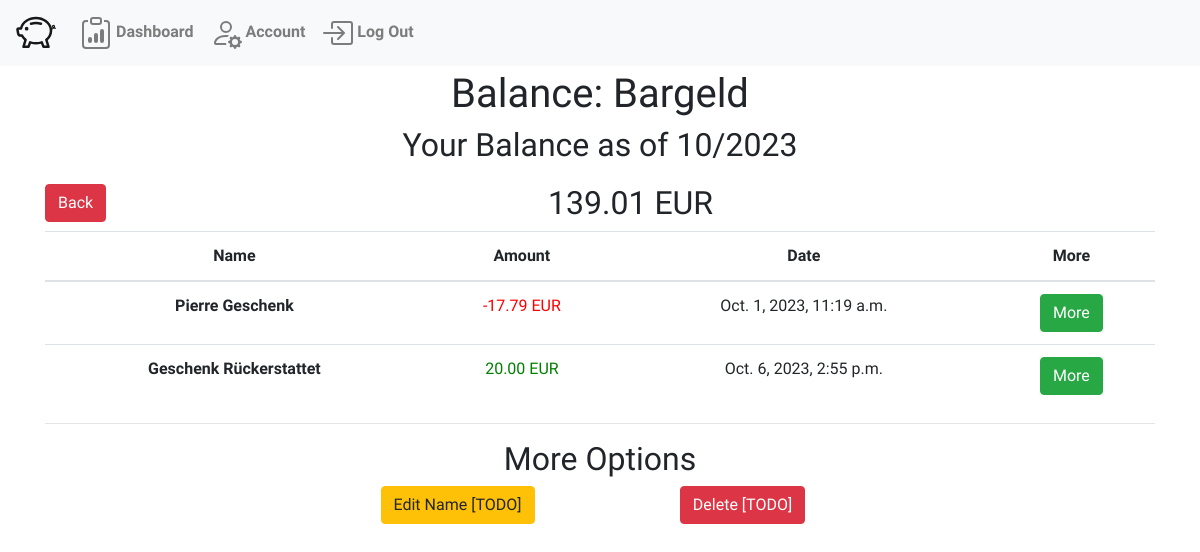
Page /balances/2023-10-01/Bargeld (signed in) on the earlier database version.
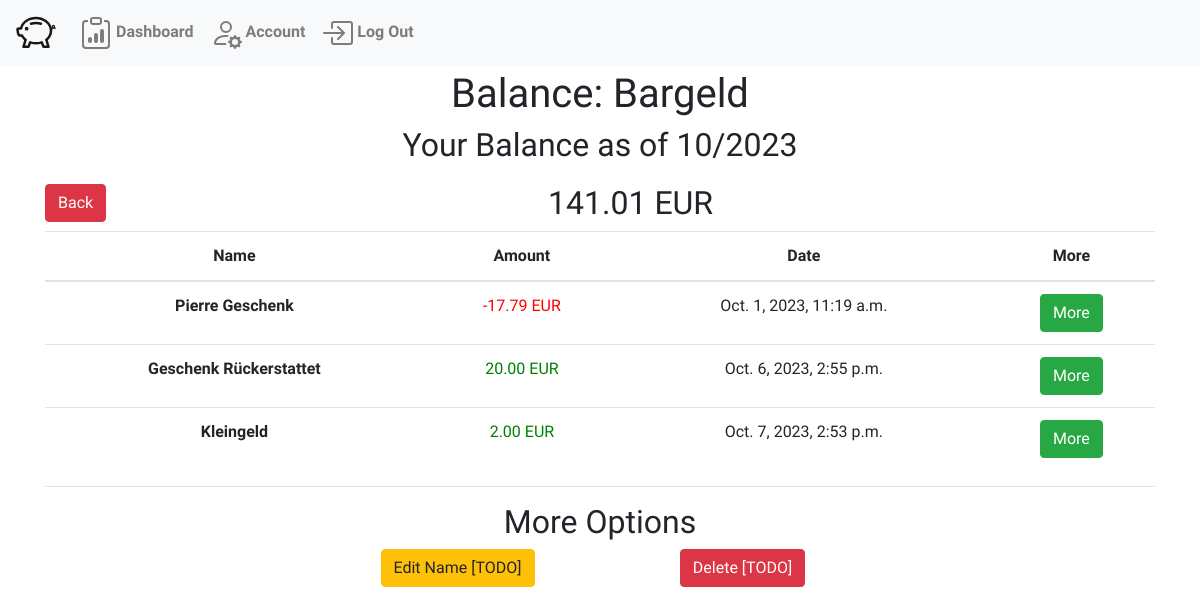
Same page on the later database version.
### WalletWise/models.py (models this page shows, shortened)
class Funds(models.Model):
    budget = models.ForeignKey("MonthBudget",related_name="funds", on_delete=models.CASCADE)
    title = models.CharField(max_length=64)
    amount = models.DecimalField(decimal_places=2, max_digits=20)
    defaultOwner = models.ForeignKey("User", related_name="defaultFunds", on_delete=models.DO_NOTHING, default=None, null=True)

class FundsChange(models.Model):
    budget = models.ForeignKey("MonthBudget",related_name="fundsChanges", on_delete=models.CASCADE)
    title = models.CharField(max_length=64)
    amount = models.DecimalField(decimal_places=2, max_digits=20)
    destination = models.ForeignKey("Funds", related_name="associatedFundsChanges", on_delete=models.CASCADE)
    reoccuring = models.BooleanField(default=False)
    dateTime = models.DateTimeField(auto_now_add=True)
    is_expense = models.BooleanField(default=False, blank=False)

### WalletWise/views.py (the view)
# urls.py: path("balances/<str:date>/<str:title>", views.balance, name="balance"),
def balance(request, date, title):
    user = request.user
    dashboard = Dashboard.objects.get(owner=user)
    currentBudget= MonthBudget.objects.filter(date=date, dashboard=dashboard)[0]
    balance = Funds.objects.filter(title=title, budget=currentBudget)[0]
    return render(request, "WalletWise/balance.html", {
        'user':user,
        'balance': balance,
        'dashboard' : dashboard,
        'budget': currentBudget
    })

### WalletWise/models.py (called while the page is built)
    @property
    def month(self):
        return self.date.month

    @property
    def year(self):
        return self.date.year

### WalletWise/templates/WalletWise/balance.html (shortened to what this page needs)
{% extends "WalletWise/layout.html" %}
{% block body %}
    <div class="container text-center">
        <h1>Balance: {{balance.title}}</h1>
        <h2>Your Balance as of {{budget.month}}/{{budget.year}}</h2>
        <div style="margin-top: 20px;">
            <a style="float: left;" class="btn btn-danger" href="{% url 'balances' %}" role="button">Back</a>
            <h2>{{balance.amount}} EUR</h2>
        </div>
        {% if balance.associatedFundsChanges.all|length > 0 %}
            <table class="table">
                <thead>
                    <tr>
                        <th scope="col">Name</th>
                        <th scope="col">Amount</th>
                        <th scope="col">Date</th>
                        <th scope="col">More</th>
                    </tr>
                </thead>
                <tbody>
                    {% for fundsChange in balance.associatedFundsChanges.all %}
                    <tr>
                        <th scope="row">{{fundsChange.title}}</th>
                        {% if fundsChange.is_expense %}
                            <td style="color: red;">{{fundsChange.amount}} EUR</td>
                        {% else %}
                            <td style="color: green;">{{fundsChange.amount}} EUR</td>
                        {% endif %}
                        <td>{{fundsChange.dateTime}}</td>
                        <td><a class="btn btn-success" href="{% url 'balance' date=budget.date title=balance.title %}" role="button">More</a></td>
                    </tr>
                    {% endfor %}
                </tbody>
            </table>
        {% else %}
            <h1 class="my-5">No Incomes or Expenses made yet.</h1>
        {% endif %}
        <div>
            <hr>
            <h2>More Options</h2>
            <div class="row">
                <div class="col-md-3"></div>
                <div class="col-md-3"><a class="btn btn-warning" href="#" role="button">Edit Name [TODO]</a></div>
                <div class="col-md-3"><a class="btn btn-danger" href="#" role="button">Delete [TODO]</a></div>
            </div>
        </div>
    </div>
{% endblock %}

Differences in the rows shown:
changed Funds "Bargeld": amount "139.01" → "141.01"
added FundsChange: title "Kleingeld", amount "2.00", dateTime "Oct. 7, 2023, 2:53 p.m."
